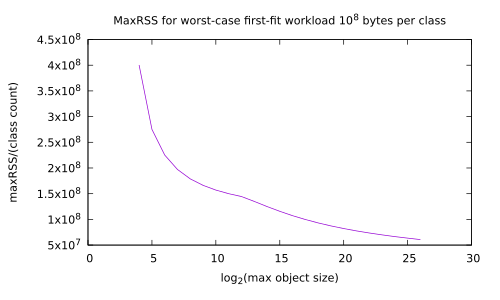

Generate this figure with gnuplot:
#!/usr/bin/gnuplot -persist
#
#    
#    	G N U P L O T
#    	Version 5.4 patchlevel 2    last modified 2021-06-01 
#    
#    	Copyright (C) 1986-1993, 1998, 2004, 2007-2021
#    	Thomas Williams, Colin Kelley and many others
#    
#    	gnuplot home:     http://www.gnuplot.info
#    	faq, bugs, etc:   type "help FAQ"
#    	immediate help:   type "help"  (plot window: hit 'h')
set terminal pdfcairo  transparent enhanced fontscale 0.5 size 5.00in, 3.00in 
set output 'boom-dfs-1e8-log.pdf'
unset clip points
set clip one
unset clip two
unset clip radial
set errorbars front 1.000000 
set border 31 front lt black linewidth 1.000 dashtype solid
set zdata 
set ydata 
set xdata 
set y2data 
set x2data 
set boxwidth
set boxdepth 0
set style fill  empty border
set style rectangle back fc  bgnd fillstyle   solid 1.00 border lt -1
set style circle radius graph 0.02 
set style ellipse size graph 0.05, 0.03 angle 0 units xy
set dummy x, y
set format x "% h" 
set format y "% h" 
set format x2 "% h" 
set format y2 "% h" 
set format z "% h" 
set format cb "% h" 
set format r "% h" 
set ttics format "% h"
set timefmt "%d/%m/%y,%H:%M"
set angles radians
set tics back
unset grid
unset raxis
set theta counterclockwise right
set style parallel front  lt black linewidth 2.000 dashtype solid
set key notitle
set key fixed right top vertical Right noreverse enhanced autotitle nobox
set key noinvert samplen 4 spacing 1 width 0 height 0 
set key maxcolumns 0 maxrows 0
set key noopaque
unset key
unset label
unset arrow
unset style line
unset style arrow
set style histogram clustered gap 2 title textcolor lt -1
unset object
unset walls
set style textbox  transparent margins  1.0,  1.0 border  lt -1 linewidth  1.0
set offsets 0, 0, 0, 0
set pointsize 1
set pointintervalbox 1
set encoding default
unset polar
unset parametric
unset spiderplot
unset decimalsign
unset micro
unset minussign
set view 60, 30, 1, 1
set view azimuth 0
set rgbmax 255
set samples 100, 100
set isosamples 10, 10
set surface 
unset contour
set cntrlabel  format '%8.3g' font '' start 5 interval 20
set mapping cartesian
set datafile separator whitespace
set datafile nocolumnheaders
unset hidden3d
set cntrparam order 4
set cntrparam linear
set cntrparam levels 5
set cntrparam levels auto
set cntrparam firstlinetype 0 unsorted
set cntrparam points 5
set size ratio 0 1,1
set origin 0,0
set style data points
set style function lines
unset xzeroaxis
unset yzeroaxis
unset zzeroaxis
unset x2zeroaxis
unset y2zeroaxis
set xyplane relative 0.5
set tics scale  1, 0.5, 1, 1, 1
set mxtics default
set mytics default
set mztics default
set mx2tics default
set my2tics default
set mcbtics default
set mrtics default
set nomttics
set xtics border in scale 1,0.5 mirror norotate  autojustify
set xtics  norangelimit autofreq 
set ytics border in scale 1,0.5 mirror norotate  autojustify
set ytics  norangelimit autofreq 
set ztics border in scale 1,0.5 nomirror norotate  autojustify
set ztics  norangelimit autofreq 
unset x2tics
unset y2tics
set cbtics border in scale 1,0.5 mirror norotate  autojustify
set cbtics  norangelimit autofreq 
set rtics axis in scale 1,0.5 nomirror norotate  autojustify
set rtics  norangelimit autofreq 
unset ttics
set title "MaxRSS for worst-case first-fit workload 10^8 bytes per class" 
set title  font "" textcolor lt -1 norotate
set timestamp bottom 
set timestamp "" 
set timestamp  font "" textcolor lt -1 norotate
set trange [ * : * ] noreverse nowriteback
set urange [ * : * ] noreverse nowriteback
set vrange [ * : * ] noreverse nowriteback
set xlabel "log_2(max object size)" 
set xlabel  font "" textcolor lt -1 norotate
set x2label "" 
set x2label  font "" textcolor lt -1 norotate
set xrange [ * : * ] noreverse writeback
set x2range [ * : * ] noreverse writeback
set ylabel "maxRSS/(class count)" 
set ylabel  font "" textcolor lt -1 rotate
set y2label "" 
set y2label  font "" textcolor lt -1 rotate
set yrange [ * : * ] noreverse writeback
set y2range [ * : * ] noreverse writeback
set zlabel "" 
set zlabel  font "" textcolor lt -1 norotate
set zrange [ * : * ] noreverse writeback
set cblabel "" 
set cblabel  font "" textcolor lt -1 rotate
set cbrange [ * : * ] noreverse writeback
set rlabel "" 
set rlabel  font "" textcolor lt -1 norotate
set rrange [ * : * ] noreverse writeback
unset logscale
unset jitter
set zero 1e-08
set lmargin  -1
set bmargin  -1
set rmargin  -1
set tmargin  -1
set locale "en_US.UTF-8"
set pm3d explicit at s
set pm3d scansautomatic
set pm3d interpolate 1,1 flush begin noftriangles noborder corners2color mean
set pm3d clip z 
set pm3d nolighting
set palette positive nops_allcF maxcolors 0 gamma 1.5 color model RGB 
set palette rgbformulae 7, 5, 15
set colorbox default
set colorbox vertical origin screen 0.9, 0.2 size screen 0.05, 0.6 front  noinvert bdefault
set style boxplot candles range  1.50 outliers pt 7 separation 1 labels auto unsorted
set loadpath 
set fontpath
set psdir
set fit brief errorvariables nocovariancevariables errorscaling prescale nowrap v5
GNUTERM = "wxt"
I = {0.0, 1.0}
VoxelDistance = 0.0
## Last datafile plotted: "boom-glibc.data"
plot "boom-glibc.data" using (log($1)/log(2)):(($2)/column(0)) with lines
#    EOF
